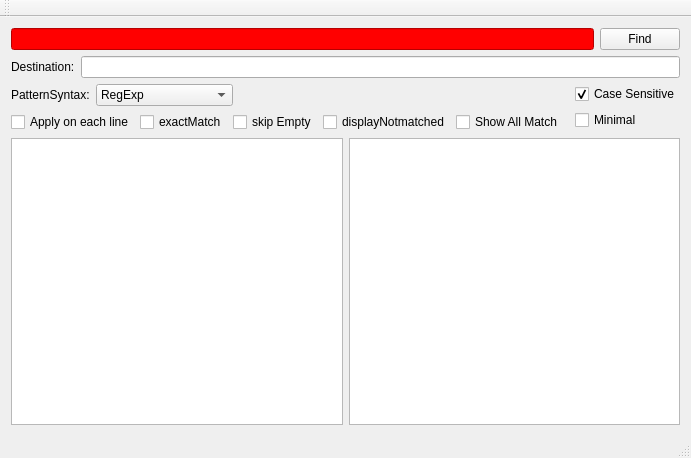
<?xml version="1.0" encoding="UTF-8"?>
<ui version="4.0">
 <class>MainWindow</class>
 <widget class="QMainWindow" name="MainWindow">
  <property name="geometry">
   <rect>
    <x>0</x>
    <y>0</y>
    <width>691</width>
    <height>458</height>
   </rect>
  </property>
  <property name="windowTitle">
   <string>QRegExpEditor</string>
  </property>
  <widget class="QWidget" name="centralWidget">
   <layout class="QVBoxLayout" name="verticalLayout_3">
    <item>
     <layout class="QHBoxLayout" name="horizontalLayout_2">
      <item>
       <widget class="QLineEdit" name="regexpEdit">
        <property name="styleSheet">
         <string notr="true">background: #ff0000;</string>
        </property>
       </widget>
      </item>
      <item>
       <widget class="QPushButton" name="findbutton">
        <property name="text">
         <string>Find</string>
        </property>
       </widget>
      </item>
     </layout>
    </item>
    <item>
     <layout class="QHBoxLayout" name="horizontalLayout_6">
      <item>
       <widget class="QLabel" name="label_2">
        <property name="text">
         <string>Destination:</string>
        </property>
       </widget>
      </item>
      <item>
       <widget class="QLineEdit" name="m_dstEdit"/>
      </item>
     </layout>
    </item>
    <item>
     <layout class="QHBoxLayout" name="horizontalLayout_5">
      <item>
       <layout class="QVBoxLayout" name="verticalLayout_2">
        <item>
         <layout class="QHBoxLayout" name="horizontalLayout_3">
          <item>
           <widget class="QLabel" name="label">
            <property name="text">
             <string>PatternSyntax:</string>
            </property>
           </widget>
          </item>
          <item>
           <widget class="QComboBox" name="m_patternSyntax">
            <item>
             <property name="text">
              <string>RegExp</string>
             </property>
            </item>
            <item>
             <property name="text">
              <string>Wildcard</string>
             </property>
            </item>
            <item>
             <property name="text">
              <string>FixedString</string>
             </property>
            </item>
            <item>
             <property name="text">
              <string>RegExp2</string>
             </property>
            </item>
            <item>
             <property name="text">
              <string>WildcardUnix</string>
             </property>
            </item>
            <item>
             <property name="text">
              <string>W3CXmlSchema11</string>
             </property>
            </item>
           </widget>
          </item>
          <item>
           <spacer name="horizontalSpacer_2">
            <property name="orientation">
             <enum>Qt::Horizontal</enum>
            </property>
            <property name="sizeHint" stdset="0">
             <size>
              <width>58</width>
              <height>20</height>
             </size>
            </property>
           </spacer>
          </item>
         </layout>
        </item>
        <item>
         <layout class="QHBoxLayout" name="horizontalLayout_4">
          <item>
           <widget class="QCheckBox" name="m_eachline">
            <property name="text">
             <string>Apply on each line</string>
            </property>
           </widget>
          </item>
          <item>
           <widget class="QCheckBox" name="m_exactMatch">
            <property name="text">
             <string>exactMatch</string>
            </property>
           </widget>
          </item>
          <item>
           <widget class="QCheckBox" name="m_skipEmpty">
            <property name="text">
             <string>skip Empty</string>
            </property>
           </widget>
          </item>
          <item>
           <widget class="QCheckBox" name="m_displayNotMatched">
            <property name="text">
             <string>displayNotmatched</string>
            </property>
           </widget>
          </item>
          <item>
           <widget class="QCheckBox" name="m_showAllMatch">
            <property name="text">
             <string>Show All Match</string>
            </property>
           </widget>
          </item>
          <item>
           <spacer name="horizontalSpacer">
            <property name="orientation">
             <enum>Qt::Horizontal</enum>
            </property>
            <property name="sizeHint" stdset="0">
             <size>
              <width>98</width>
              <height>20</height>
             </size>
            </property>
           </spacer>
          </item>
         </layout>
        </item>
       </layout>
      </item>
      <item>
       <layout class="QVBoxLayout" name="verticalLayout">
        <item>
         <widget class="QCheckBox" name="m_caseSensitive">
          <property name="text">
           <string>Case Sensitive</string>
          </property>
          <property name="checked">
           <bool>true</bool>
          </property>
         </widget>
        </item>
        <item>
         <widget class="QCheckBox" name="m_minimal">
          <property name="text">
           <string>Minimal</string>
          </property>
         </widget>
        </item>
       </layout>
      </item>
     </layout>
    </item>
    <item>
     <layout class="QHBoxLayout" name="horizontalLayout">
      <item>
       <widget class="QPlainTextEdit" name="before"/>
      </item>
      <item>
       <widget class="QPlainTextEdit" name="after">
        <property name="readOnly">
         <bool>true</bool>
        </property>
       </widget>
      </item>
     </layout>
    </item>
   </layout>
  </widget>
  <widget class="QMenuBar" name="menuBar">
   <property name="geometry">
    <rect>
     <x>0</x>
     <y>0</y>
     <width>691</width>
     <height>22</height>
    </rect>
   </property>
  </widget>
  <widget class="QToolBar" name="mainToolBar">
   <attribute name="toolBarArea">
    <enum>TopToolBarArea</enum>
   </attribute>
   <attribute name="toolBarBreak">
    <bool>false</bool>
   </attribute>
  </widget>
  <widget class="QStatusBar" name="statusBar"/>
 </widget>
 <layoutdefault spacing="6" margin="11"/>
 <resources/>
 <connections/>
</ui>
